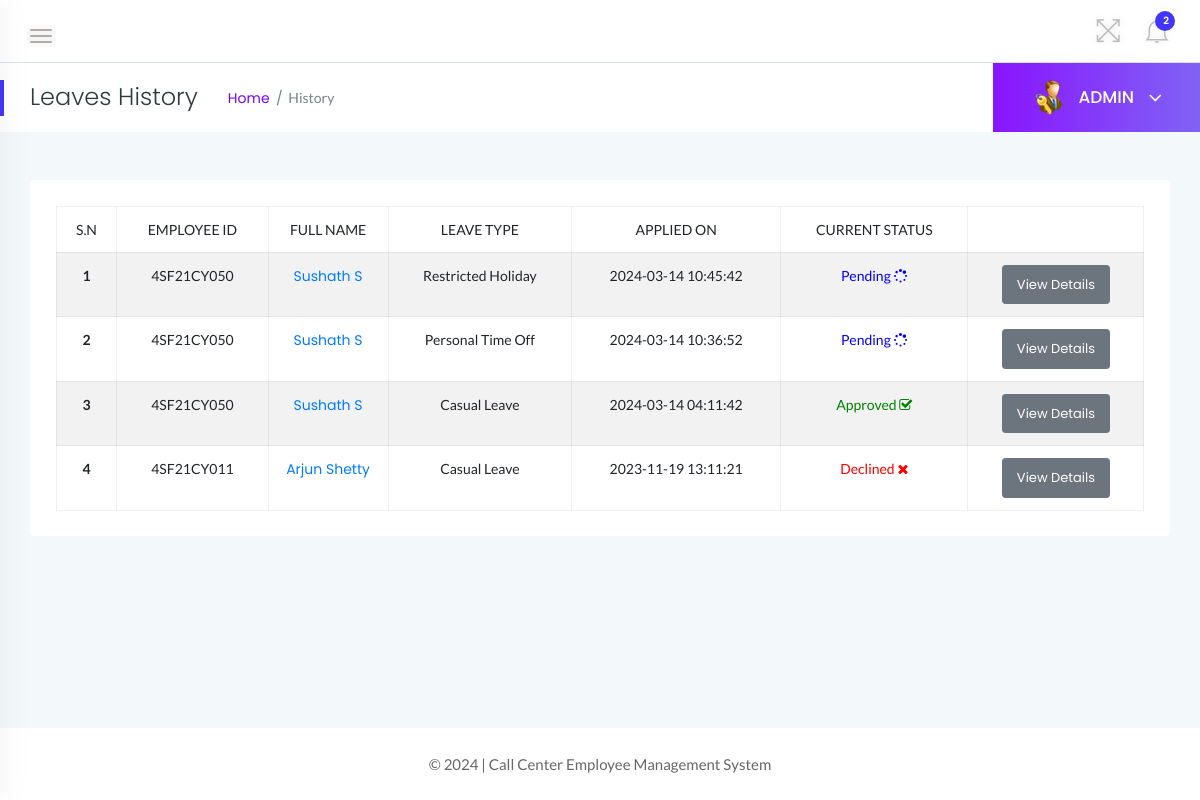
The page /admin/leave-history.php (signed in) on the database its author committed.
### tables this page shows
CREATE TABLE `leaves` (
  `id` INT NOT NULL AUTO_INCREMENT,
  `LeaveType` VARCHAR(110) NOT NULL,
  `ToDate` DATE NOT NULL,
  `FromDate` DATE NOT NULL,
  `Description` MEDIUMTEXT NOT NULL,
  `PostingDate` TIMESTAMP NOT NULL DEFAULT CURRENT_TIMESTAMP,
  `AdminRemark` MEDIUMTEXT,
  `AdminRemarkDate` DATE,
  `Status` INT NOT NULL,
  `IsRead` INT NOT NULL,
  `empid` INT,
  PRIMARY KEY (`id`),
  FOREIGN KEY (`empid`) REFERENCES `employees`(`id`)
);

CREATE TABLE `employees` (
  `id` INT NOT NULL AUTO_INCREMENT,
  `EmpId` VARCHAR(100) NOT NULL,
  `FirstName` VARCHAR(150) NOT NULL,
  `LastName` VARCHAR(150) NOT NULL,
  `EmailId` VARCHAR(200) NOT NULL,
  `Password` VARCHAR(180) NOT NULL,
  `Gender` VARCHAR(100) NOT NULL,
  `Dob` DATE NOT NULL,
  `Department` INT,
  `Address` VARCHAR(255) NOT NULL,
  `City` VARCHAR(200) NOT NULL,
  `Country` VARCHAR(150) NOT NULL,
  `Phonenumber` CHAR(11) NOT NULL,
  `Status` INT NOT NULL,
  `RegDate` TIMESTAMP NOT NULL DEFAULT CURRENT_TIMESTAMP,
  PRIMARY KEY (`id`),
  FOREIGN KEY (`Department`) REFERENCES `departments`(`id`)
);

### admin/leave-history.php (the view, shortened to what this page needs)
<?php
    if(strlen($_SESSION['alogin'])==0){
        header('location:index.php');
    } else {
 ?>
<!doctype html>
<html class="no-js" lang="en">
<head>
    <link rel="stylesheet" href="../assets/css/bootstrap.min.css">
    <link rel="stylesheet" href="../assets/css/font-awesome.min.css">
    <link rel="stylesheet" href="../assets/css/themify-icons.css">
    <link rel="stylesheet" href="../assets/css/metisMenu.css">
    <link rel="stylesheet" href="../assets/css/owl.carousel.min.css">
    <link rel="stylesheet" href="../assets/css/slicknav.min.css">
    <link rel="stylesheet" href="https://www.amcharts.com/lib/3/plugins/export/export.css" type="text/css" media="all" />
    <link rel="stylesheet" type="text/css" href="https://cdn.datatables.net/1.10.19/css/jquery.dataTables.css">
    <link rel="stylesheet" type="text/css" href="https://cdn.datatables.net/1.10.18/css/dataTables.bootstrap4.min.css">
    <link rel="stylesheet" type="text/css" href="https://cdn.datatables.net/responsive/2.2.3/css/responsive.bootstrap.min.css">
    <link rel="stylesheet" type="text/css" href="https://cdn.datatables.net/responsive/2.2.3/css/responsive.jqueryui.min.css">
    <link rel="stylesheet" href="../assets/css/typography.css">
    <link rel="stylesheet" href="../assets/css/default-css.css">
    <link rel="stylesheet" href="../assets/css/styles.css">
    <link rel="stylesheet" href="../assets/css/responsive.css">
</head>
<body>
    <div class="page-container">
        <div class="main-content">
            <div class="header-area">
                <div class="row align-items-center">
                    <div class="col-md-6 col-sm-8 clearfix">
                        <div class="nav-btn pull-left">
                            <span></span>
                            <span></span>
                            <span></span>
                        </div>
                    </div>
                    <div class="col-md-6 col-sm-4 clearfix">
                        <ul class="notification-area pull-right">
                            <li id="full-view"><i class="ti-fullscreen"></i></li>
                            <?php include '../includes/admin-notification.php'?>
                        </ul>
                    </div>
                </div>
            </div>
            <div class="page-title-area">
                <div class="row align-items-center">
                    <div class="col-sm-6">
                        <div class="breadcrumbs-area clearfix">
                            <h4 class="page-title pull-left">Leaves History</h4>
                            <ul class="breadcrumbs pull-left">
                                <li><a href="dashboard.php">Home</a></li>
                                <li><span>History</span></li>
                            </ul>
                        </div>
                    </div>
                    <div class="col-sm-6 clearfix">
                        <div class="user-profile pull-right">
                            <img class="avatar user-thumb" src="../assets/images/admin.png" alt="avatar">
                            <h4 class="user-name dropdown-toggle" data-toggle="dropdown">ADMIN <i class="fa fa-angle-down"></i></h4>
                        </div>
                    </div>
                </div>
            </div>
            <div class="main-content-inner">
                <div class="row">
                                <div class="col-12 mt-5">
                                    <div class="card">
                                        <div class="card-body">
                                        <div class="single-table">
                                            <div class="table-responsive">
                                                <table class="table table-hover table-striped table-bordered progress-table text-center">
                                                <thead class="text-uppercase">
                                                <tr>
                                                        <td>S.N</td>
                                                        <td>Employee ID</td>
                                                        <td width="120">Full Name</td>
                                                        <td>Leave Type</td>
                                                        <td>Applied On</td>
                                                        <td>Current Status</td>
                                                        <td></td>
                                                    </tr>
                                                </thead>
                                                <tbody>
                                                <?php
                                                    $sql = "SELECT leaves.id as lid,employees.FirstName,employees.LastName,employees.EmpId,employees.id,leaves.LeaveType,leaves.PostingDate,leaves.Status from leaves join employees on leaves.empid=employees.id order by lid desc";
                                                    $query = $dbh -> prepare($sql);
                                                    $query->execute();
                                                    $results=$query->fetchAll(PDO::FETCH_OBJ);
                                                    $cnt=1;
                                                    if($query->rowCount() > 0){
                                                    foreach($results as $result)
                                                    {
                                                ?>
                                        <tr>
                                            <td> <b><?php echo htmlentities($cnt);?></b></td>
                                            <td><?php echo htmlentities($result->EmpId);?></td>
                                            <td><a href="update-employee.php?empid=<?php echo htmlentities($result->id);?>" target="_blank"><?php echo htmlentities($result->FirstName." ".$result->LastName);?></a></td>
                                            <td><?php echo htmlentities($result->LeaveType);?></td>
                                            <td><?php echo htmlentities($result->PostingDate);?></td>
                                            <td><?php $stats=$result->Status;
                                            if($stats==1){
                                             ?>
                                                 <span style="color: green">Approved <i class="fa fa-check-square-o"></i></span>
                                                 <?php } if($stats==2)  { ?>
                                                <span style="color: red">Declined <i class="fa fa-times"></i></span>
                                                 <?php } if($stats==0)  { ?>
                                            <span style="color: blue">Pending <i class="fa fa-spinner"></i></span>
                                            <?php } ?>
                                             </td>
                                            <td><a href="employeeLeave-details.php?leaveid=<?php echo htmlentities($result->lid);?>" class="btn btn-secondary btn-sm">View Details</a></td>
                                            </tr>
                                                <?php $cnt++;} }?>
                                            </tbody>
                                                </table>
                                            </div>
                                        </div>
                                        </div>
                                    </div>
                                </div>
                </div>
                </div>
            </div>
            <?php include '../includes/footer.php' ?>
        </div>
</body>
</html>
<?php } ?>

### assets/css/styles.css (style rules this page uses)
.page-container { width: 100%; height: 100%; min-height: 100vh; padding-left: 280px; -webkit-transition: padding-left 0.3s ease 0s; transition: padding-left 0.3s ease 0s; }
.sbar_collapsed.page-container { padding-left: 0; }
.card { border: none; border-radius: 4px; background-color: #fff; -webkit-transition: all 0.3s ease 0s; transition: all 0.3s ease 0s; }
.card-body { padding: 25.6px; padding: 1.6rem; }
.main-content { width: 100%; background: #f3f8fb; }
.main-content-inner { padding: 0 30px 50px; }
.header-area { padding: 15px 30px; background: #fff; border-bottom: 1px solid #d8e3e7; }
.nav-btn { margin: 10px 30px 0 0; cursor: pointer; }
.nav-btn span { display: block; width: 22px; height: 2px; background: #b3aaaa; margin: 4px 0; border-radius: 15px; -webkit-transition: all 0.3s ease 0s; transition: all 0.3s ease 0s; box-shadow: 0 0 0 4px rgba(99, 96, 96, 0.03); }
.nav-btn span:nth-child(2) { opacity: 0; }
.nav-btn span:first-child { -webkit-transform: rotate(45deg) translate(5px, 5px); transform: rotate(45deg) translate(5px, 5px); }
.nav-btn span:last-child { -webkit-transform: rotate(-45deg) translate(3px, -3px); transform: rotate(-45deg) translate(3px, -3px); }
.sbar_collapsed .nav-btn span { transform: none; opacity: 1; }
.notification-area { -webkit-user-select: none; -moz-user-select: none; -ms-user-select: none; user-select: none; position: relative; z-index: 1; }
.notification-area li { display: inline-block; margin-left: 20px; cursor: pointer; -webkit-user-select: none; -moz-user-select: none; -ms-user-select: none; user-select: none; }
.notification-area li > i { font-size: 26px; color: #bdbcbc; vertical-align: middle; text-shadow: 0 0 8px rgba(0, 0, 0, 0.12); -webkit-transition: color 0.3s ease 0s; transition: color 0.3s ease 0s; }
.notification-area li#full-view { display: inline-block; }
.page-title-area { padding: 0 30px; background: #fff; position: relative; }
.page-title-area:before { content: ""; position: absolute; left: 0; top: 50%; width: 4px; height: 36px; background: var(--primary-color); -webkit-transform: translateY(-50%); transform: translateY(-50%); }
.page-title { font-size: 24px; font-weight: 300; color: #313b3d; letter-spacing: 0; margin-right: 30px; }
ul.breadcrumbs { margin-top: 4px; }
.breadcrumbs li { display: inline-block; }
.breadcrumbs li a, .breadcrumbs li span { display: block; font-size: 14px; font-weight: 400; color: #7801ff; letter-spacing: 0; margin-right: 16px; position: relative; }
.breadcrumbs li a:before { content: "/"; color: #768387; position: absolute; right: -13px; top: 0; }
.breadcrumbs li span { margin-right: 0; color: #768387; text-transform: capitalize; }
.user-profile { margin-right: -30px; display: -webkit-box; display: -ms-flexbox; display: flex; -webkit-box-align: center; -ms-flex-align: center; align-items: center; -ms-flex-wrap: wrap; flex-wrap: wrap; background: -webkit-linear-gradient(left, #8914fe 0%, #8063f5 100%); background: linear-gradient(to right, #8914fe 0%, #8063f5 100%); padding: 17px 38px; position: relative; }
.user-profile img.avatar { height: 35px; width: 35px; border-radius: 50%; margin-right: 12px; }
.user-name { font-size: 17px; font-weight: 500; color: #fff; letter-spacing: 0; cursor: pointer; -webkit-user-select: none; -moz-user-select: none; -ms-user-select: none; user-select: none; }
.user-name i { margin-left: 10px; font-size: 21px; vertical-align: middle; position: relative; }
.notification-area .dropdown-toggle, .user-name.dropdown-toggle { position: relative; }
.notification-area .dropdown-toggle:after, .user-name.dropdown-toggle:after { display: none; }
.btn { padding: 11px 17px; font-size: 13px; letter-spacing: 0; }
.btn-sm { padding: 9px 14px; }
.single-table .table { margin-bottom: 0; }
table tr th, table tr td { border-top: 1px solid rgba(120, 130, 140, 0.13) !important; }
.table-bordered td, .table-bordered th { border: 1px solid rgba(120, 130, 140, 0.13) !important; }

### rows shown on the page
leaves: empid.EmpId "4SF21CY050", empid.LastName "Sushath S", LeaveType "Restricted Holiday", PostingDate "2024-03-14 10:45:42", Status "Pending"
leaves: empid.EmpId "4SF21CY050", empid.LastName "Sushath S", LeaveType "Personal Time Off", PostingDate "2024-03-14 10:36:52", Status "Pending"
leaves: empid.EmpId "4SF21CY050", empid.LastName "Sushath S", LeaveType "Casual Leave", PostingDate "2024-03-14 04:11:42", Status "Approved"
leaves: empid.EmpId "4SF21CY011", empid.LastName "Arjun Shetty", LeaveType "Casual Leave", PostingDate "2023-11-19 13:11:21", Status "Declined"

### other values the page prints
$unreadcount "2"
